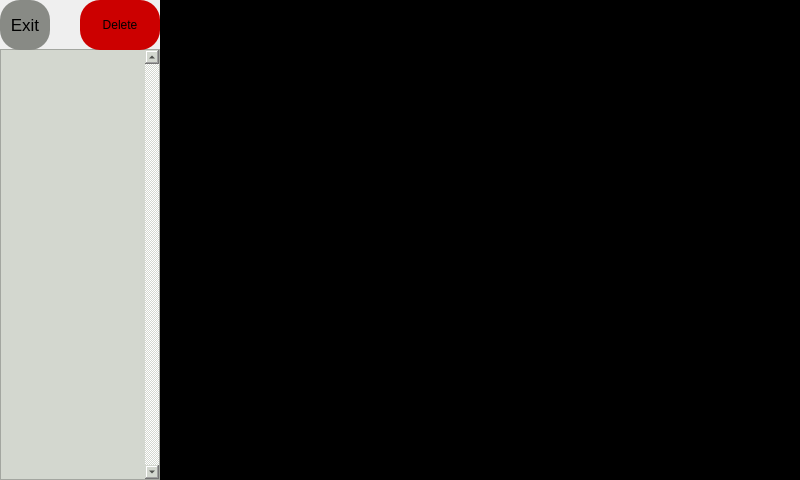
<?xml version="1.0" encoding="UTF-8"?>
<ui version="4.0">
 <class>Dialog</class>
 <widget class="QDialog" name="Dialog">
  <property name="geometry">
   <rect>
    <x>0</x>
    <y>0</y>
    <width>800</width>
    <height>480</height>
   </rect>
  </property>
  <property name="windowTitle">
   <string>Dialog</string>
  </property>
  <widget class="QWidget" name="widget" native="true">
   <property name="geometry">
    <rect>
     <x>160</x>
     <y>0</y>
     <width>640</width>
     <height>480</height>
    </rect>
   </property>
   <property name="styleSheet">
    <string notr="true">background-color: rgb(0, 0, 0);</string>
   </property>
  </widget>
  <widget class="QScrollArea" name="scrollArea">
   <property name="geometry">
    <rect>
     <x>0</x>
     <y>49</y>
     <width>160</width>
     <height>431</height>
    </rect>
   </property>
   <property name="focusPolicy">
    <enum>Qt::NoFocus</enum>
   </property>
   <property name="styleSheet">
    <string notr="true">background-color: rgb(211, 215, 207);</string>
   </property>
   <property name="verticalScrollBarPolicy">
    <enum>Qt::ScrollBarAlwaysOn</enum>
   </property>
   <property name="widgetResizable">
    <bool>true</bool>
   </property>
   <widget class="QWidget" name="scrollAreaWidgetContents">
    <property name="geometry">
     <rect>
      <x>0</x>
      <y>0</y>
      <width>144</width>
      <height>429</height>
     </rect>
    </property>
   </widget>
  </widget>
  <widget class="QPushButton" name="del">
   <property name="geometry">
    <rect>
     <x>80</x>
     <y>0</y>
     <width>80</width>
     <height>50</height>
    </rect>
   </property>
   <property name="styleSheet">
    <string notr="true">QPushButton:pressed
{
	background-color: rgb(255, 0, 0);
	border-radius: 20px;
}
QPushButton
{
	background-color: rgb(204, 0, 0);
	border-radius: 20px;
}
</string>
   </property>
   <property name="text">
    <string>Delete</string>
   </property>
  </widget>
  <widget class="QPushButton" name="exit">
   <property name="geometry">
    <rect>
     <x>0</x>
     <y>0</y>
     <width>50</width>
     <height>50</height>
    </rect>
   </property>
   <property name="font">
    <font>
     <pointsize>13</pointsize>
    </font>
   </property>
   <property name="styleSheet">
    <string notr="true">QPushButton
{
	background-color: rgb(136, 138, 133);
	border-radius: 20px;
}
QPushButton:pressed
{
	background-color: rgb(239, 41, 41);
}
</string>
   </property>
   <property name="text">
    <string>Exit</string>
   </property>
  </widget>
 </widget>
 <resources/>
 <connections>
  <connection>
   <sender>exit</sender>
   <signal>clicked()</signal>
   <receiver>Dialog</receiver>
   <slot>close()</slot>
   <hints>
    <hint type="sourcelabel">
     <x>25</x>
     <y>20</y>
    </hint>
    <hint type="destinationlabel">
     <x>399</x>
     <y>239</y>
    </hint>
   </hints>
  </connection>
 </connections>
</ui>
